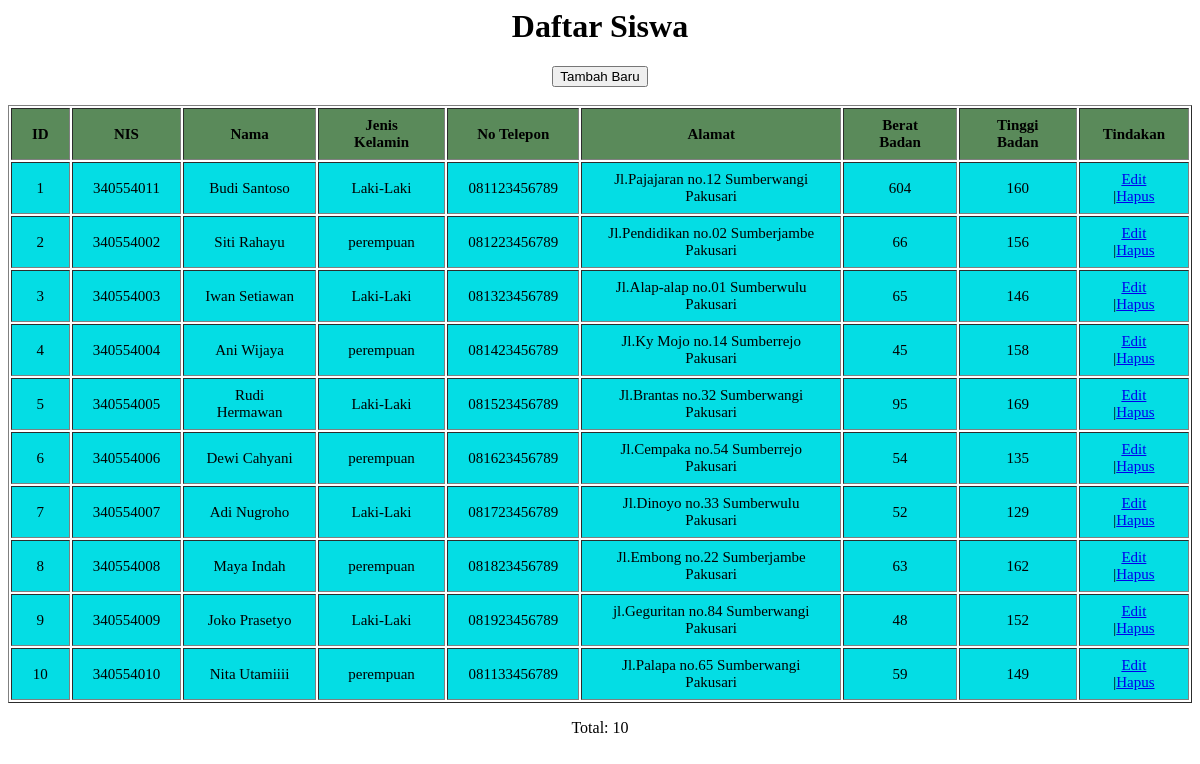
The app's page /WEBDB/index.php with its own data.
### tables this page shows
CREATE TABLE `t_siswa` (
  `id` int(10) NOT NULL,
  `nis` varchar(30) NOT NULL,
  `nama` varchar(30) NOT NULL,
  `jenis_kelamin` varchar(50) NOT NULL,
  `no_telp` varchar(50) NOT NULL,
  `alamat` varchar(200) NOT NULL,
  `berat_badan` varchar(12) NOT NULL,
  `tinggi_badan` varchar(12) NOT NULL
);

### WEBDB/index.php (the view)
<?php include('config.php');?>
<html>
<head><title>Data Siswa</title></head>
<body>
<link rel="stylesheet" type="text/css" href="style.css">
<center>
<header><h1>Daftar Siswa</h1></header>
<nav><a href="v_form.php"><button>Tambah Baru</button></a></nav>
<br>
<table border="1" cellpadding= "8">
<thread>
<tr>
<th>ID</th>
<th>NIS</th>
<th>Nama</th>
<th>Jenis Kelamin</th>
<th>No Telepon</th>
<th>Alamat</th>
<th>Berat Badan</th>
<th>Tinggi Badan</th>
<th>Tindakan</th>
</tr>
</thread>
<tbody>
<?php
$sql = "SELECT * FROM t_siswa";
$query = mysqli_query($db, $sql);
while($siswa = mysqli_fetch_array($query)){
echo "<tr>";
echo "<td>".$siswa['id']."</td>";
echo "<td>".$siswa['nis']."</td>";
echo "<td>".$siswa['nama']."</td>";
echo "<td>".$siswa['jenis_kelamin']."</td>";
echo "<td>".$siswa['no_telp']."</td>";
echo "<td>".$siswa['alamat']."</td>";
echo "<td>".$siswa['berat_badan']."</td>";
echo "<td>".$siswa['tinggi_badan']."</td>";
echo "<td>";
echo "<a href= 'form_edit.php?id=".$siswa['id']."'>Edit</a> |";
echo "<a href= 'hapus.php?id=".$siswa['id']."'>Hapus</a>";
echo "</td>";
echo "</tr>";
}
?>
</tbody>
</table>
<p>Total:
<?php echo mysqli_num_rows($query) ?>
</p>
</center>
</body>
</html>

### WEBDB/style.css (style rules this page uses)
.table1, th, tr { padding: 8px 20px; text-align: center; top: -20px; left: -20px; right: -40px; bottom: -40px; width: auto; height: auto; background-color: #5a8a5a; z-index: 0; font-size: 15px; }
td { padding: 8px 20px; text-align: center; top: -20px; left: -20px; right: -40px; bottom: -40px; width: auto; height: auto; background-color: #04dde4; z-index: 0; font-size: 15px; }

### records on screen
t_siswa: id "1", nis "340554011", nama "Budi Santoso", jenis_kelamin "Laki-Laki", no_telp "081123456789", alamat "Jl.Pajajaran no.12 Sumberwangi Pakusari", berat_badan "604", tinggi_badan "160"
t_siswa: id "2", nis "340554002", nama "Siti Rahayu", jenis_kelamin "perempuan", no_telp "081223456789", alamat "Jl.Pendidikan no.02 Sumberjambe Pakusari", berat_badan "66", tinggi_badan "156"
t_siswa: id "3", nis "340554003", nama "Iwan Setiawan", jenis_kelamin "Laki-Laki", no_telp "081323456789", alamat "Jl.Alap-alap no.01 Sumberwulu Pakusari", berat_badan "65", tinggi_badan "146"
t_siswa: id "4", nis "340554004", nama "Ani Wijaya", jenis_kelamin "perempuan", no_telp "081423456789", alamat "Jl.Ky Mojo no.14 Sumberrejo Pakusari", berat_badan "45", tinggi_badan "158"
t_siswa: id "5", nis "340554005", nama "Rudi Hermawan", jenis_kelamin "Laki-Laki", no_telp "081523456789", alamat "Jl.Brantas no.32 Sumberwangi Pakusari", berat_badan "95", tinggi_badan "169"
t_siswa: id "6", nis "340554006", nama "Dewi Cahyani", jenis_kelamin "perempuan", no_telp "081623456789", alamat "Jl.Cempaka no.54 Sumberrejo Pakusari", berat_badan "54", tinggi_badan "135"
t_siswa: id "7", nis "340554007", nama "Adi Nugroho", jenis_kelamin "Laki-Laki", no_telp "081723456789", alamat "Jl.Dinoyo no.33 Sumberwulu Pakusari", berat_badan "52", tinggi_badan "129"
t_siswa: id "8", nis "340554008", nama "Maya Indah", jenis_kelamin "perempuan", no_telp "081823456789", alamat "Jl.Embong no.22 Sumberjambe Pakusari", berat_badan "63", tinggi_badan "162"
t_siswa: id "9", nis "340554009", nama "Joko Prasetyo", jenis_kelamin "Laki-Laki", no_telp "081923456789", alamat "jl.Geguritan no.84 Sumberwangi Pakusari", berat_badan "48", tinggi_badan "152"
t_siswa: id "10", nis "340554010", nama "Nita Utamiiii", jenis_kelamin "perempuan", no_telp "081133456789", alamat "Jl.Palapa no.65 Sumberwangi Pakusari", berat_badan "59", tinggi_badan "149"

### other values on screen
mysqli_num_rows($query) "10"
